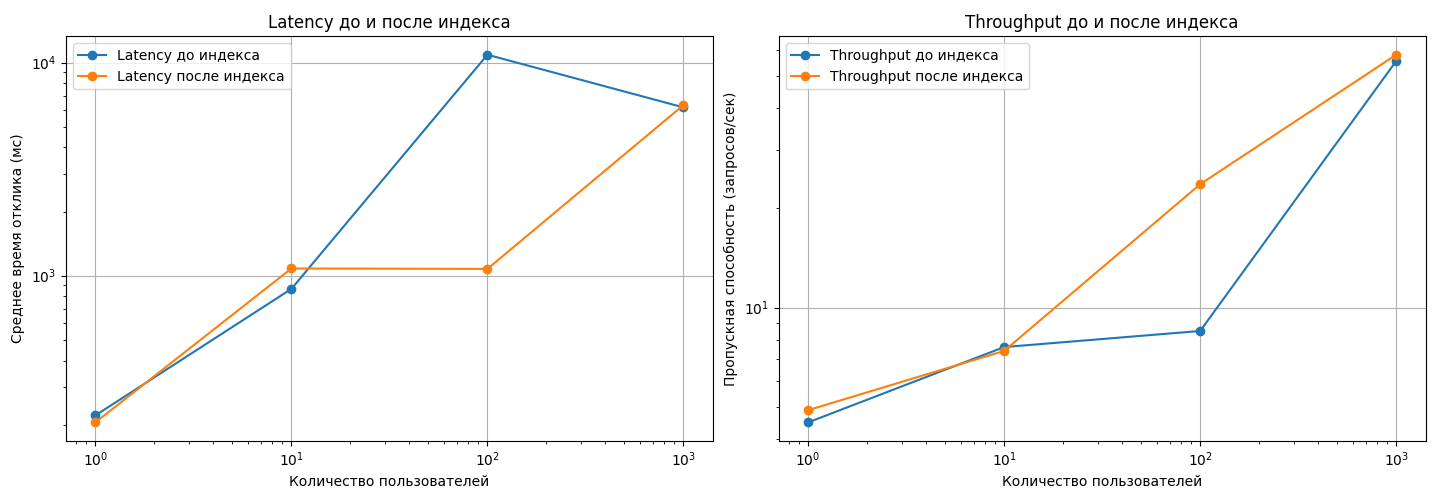

This chart was generated by the following Python code:
import matplotlib.pyplot as plt

# Данные
users = [1, 10, 100, 1000]
latency_before = [221, 867, 10879, 6159]  # Latency до индекса
throughput_before = [4.5, 7.6, 8.5, 55.6]  # Throughput до индекса
latency_after = [205, 1081, 1076, 6313]  # Latency после индекса
throughput_after = [4.9, 7.4, 23.6, 58.1]  # Throughput после индекса

# Создание графиков
fig, (ax1, ax2) = plt.subplots(1, 2, figsize=(15, 5))

# График latency
ax1.plot(users, latency_before, marker='o', label='Latency до индекса')
ax1.plot(users, latency_after, marker='o', label='Latency после индекса')
ax1.set_title('Latency до и после индекса')
ax1.set_xlabel('Количество пользователей')
ax1.set_ylabel('Среднее время отклика (мс)')
ax1.set_xscale('log')
ax1.set_yscale('log')
ax1.legend()
ax1.grid(True)

# График throughput
ax2.plot(users, throughput_before, marker='o', label='Throughput до индекса')
ax2.plot(users, throughput_after, marker='o', label='Throughput после индекса')
ax2.set_title('Throughput до и после индекса')
ax2.set_xlabel('Количество пользователей')
ax2.set_ylabel('Пропускная способность (запросов/сек)')
ax2.set_xscale('log')
ax2.set_yscale('log')
ax2.legend()
ax2.grid(True)

# Сохранение графиков
plt.tight_layout()
plt.savefig('latency_throughput_comparison.png')
plt.show()
